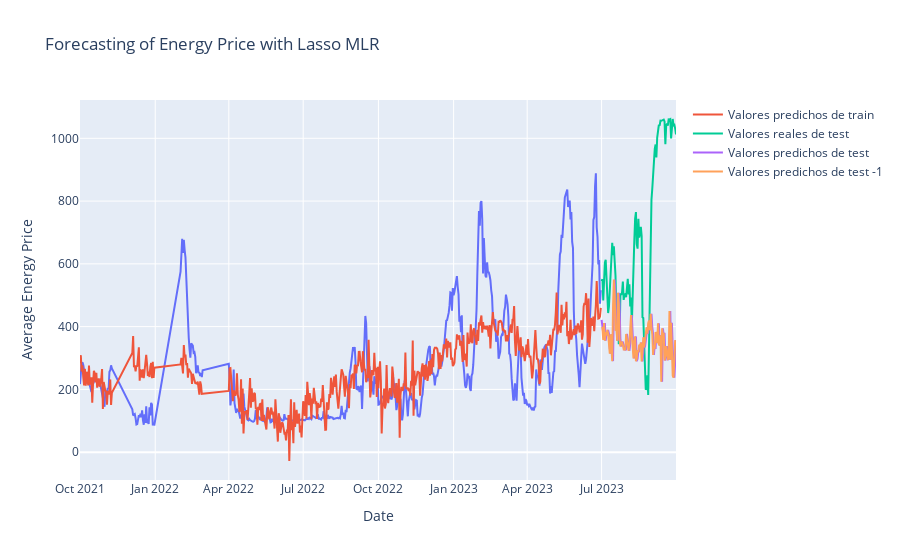

Notebook cell for this chart:
### Code cell
fig = px.line(x=X_train_dates, y=y_train,title="Forecasting of Energy Price with Lasso MLR")
fig.update_layout(xaxis_title='Date', yaxis_title='Average Energy Price')
fig.add_trace(go.Scatter(x=X_train_dates, y=y_pred_train, mode='lines', name='Valores predichos de train'))
fig.add_trace(go.Scatter(x=X_test_dates, y=y_test, mode='lines', name='Valores reales de test'))
fig.add_trace(go.Scatter(x=X_test_dates, y=y_pred, mode='lines', name='Valores predichos de test'))
fig.add_trace(go.Scatter(x=X_test_dates, y=y_pred_1, mode='lines', name='Valores predichos de test -1'))
fig.show()
